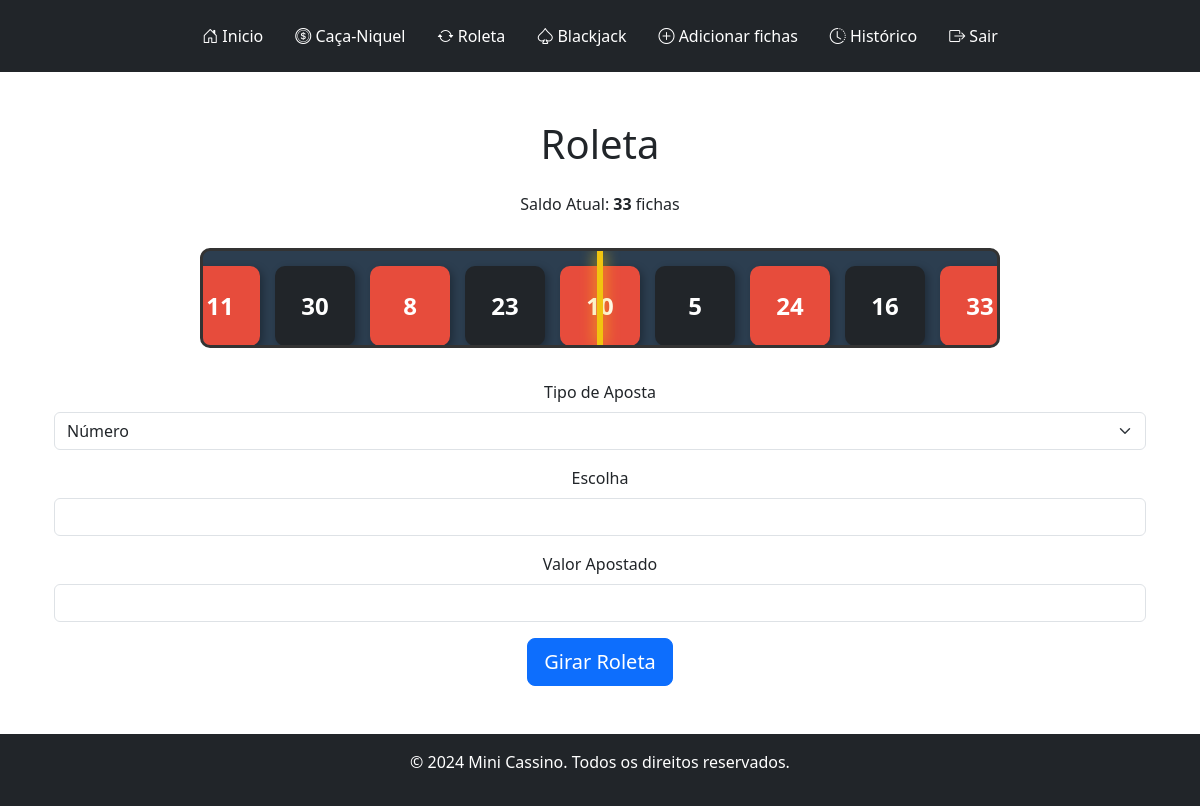
Page /roleta (signed in) on the earlier database version.
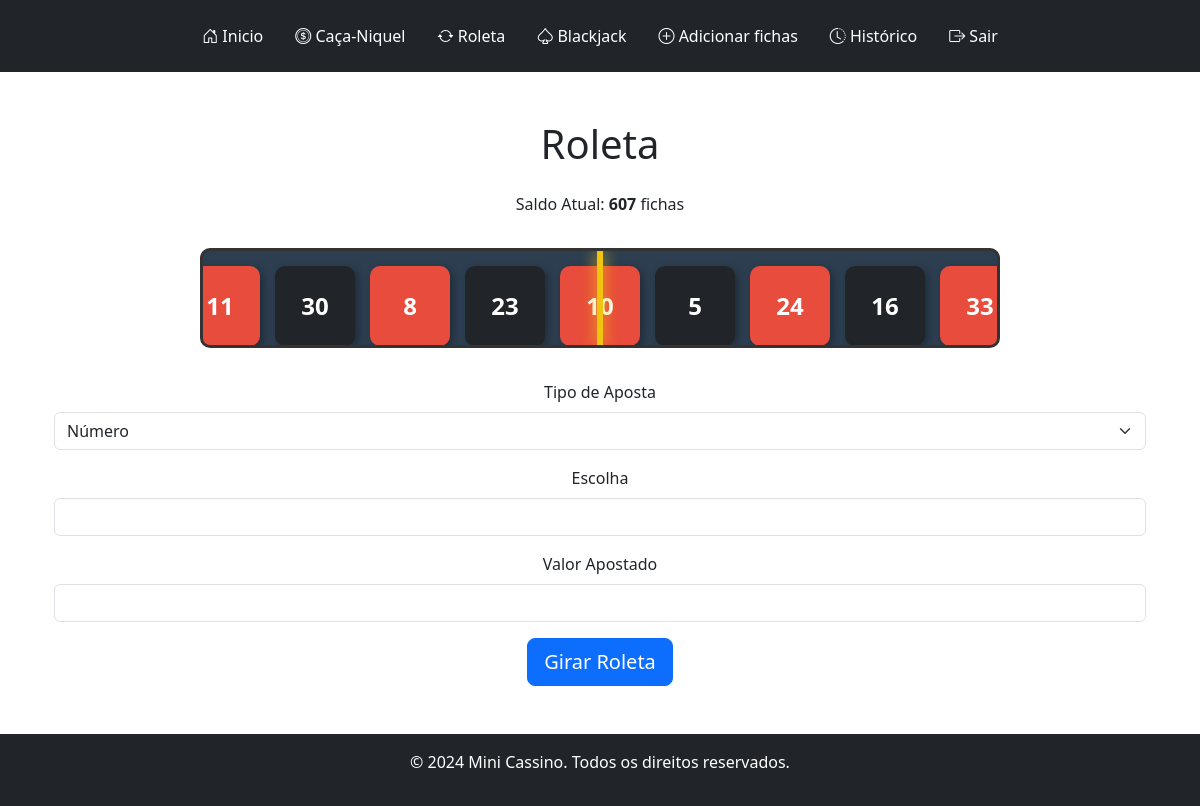
Same page on the later database version.
### tables this page shows
CREATE TABLE users (
    id INTEGER PRIMARY KEY AUTOINCREMENT,
    username TEXT NOT NULL,
    password TEXT NOT NULL
, saldo INTEGER DEFAULT 100, ganhos INTEGER, perdas INTEGER);

### app.py (the view, shortened to what this page needs)
@app.route('/roleta', methods=['GET', 'POST'])
@login_required
def roleta():
    user_id = session.get('user_id')
    saldo = db.execute("SELECT saldo FROM users WHERE id = ?", user_id)[0]["saldo"]
    return render_template('roleta.html', saldo=saldo)

### help.py (called while the page is built)
def login_required(f):
    @wraps(f)
    def decorated_function(*args, **kwargs):
        if 'user_id' not in session:
            return redirect(url_for('login'))
        return f(*args, **kwargs)
    return decorated_function

### templates/roleta.html (shortened to what this page needs)
{% extends "layout.html" %}
{% block main %}
<div class="container text-center">
    <h1 class="my-4">Roleta</h1>
    <p id="saldo-container">
        Saldo Atual: <strong id="saldo">{{ saldo }}</strong> fichas
    </p>
    <div class="roleta-container">
        <div class="ponteiro"></div>
        <div class="roleta-track">
            <div class="roleta" id="roleta">
                {% for _ in range(3) %}
                    <div class="slot vermelho">11</div>
                    <div class="slot preto">30</div>
                    <div class="slot vermelho">8</div>
                    <div class="slot preto">23</div>
                    <div class="slot vermelho">10</div>
                    <div class="slot preto">5</div>
                    <div class="slot vermelho">24</div>
                    <div class="slot preto">16</div>
                    <div class="slot vermelho">33</div>
                {% endfor %}
            </div>
        </div>
    </div>
    <form method="POST" class="my-4" id="formAposta">
        <div class="mb-3">
            <label for="tipo_aposta" class="form-label">Tipo de Aposta</label>
            <select id="tipo_aposta" name="tipo_aposta" class="form-select" required>
                <option value="numero">Número</option>
            </select>
        </div>
        <div class="mb-3" id="campoAposta">
            <label for="aposta" class="form-label">Escolha</label>
            <div id="aposta-container"></div>
        </div>
        <div class="mb-3">
            <label for="valor_apostado" class="form-label">Valor Apostado</label>
            <input type="number" id="valor_apostado" name="valor_apostado"
                   class="form-control" min="1" required>
        </div>
        <button type="submit" class="btn btn-primary btn-lg" id="btn-girar">Girar Roleta</button>
    </form>
</div>
{% endblock %}

Differences in the rows shown:
now on this page (row edited): users: saldo "607"
Other differences:
{{ saldo }}: "33" → (not shown)
